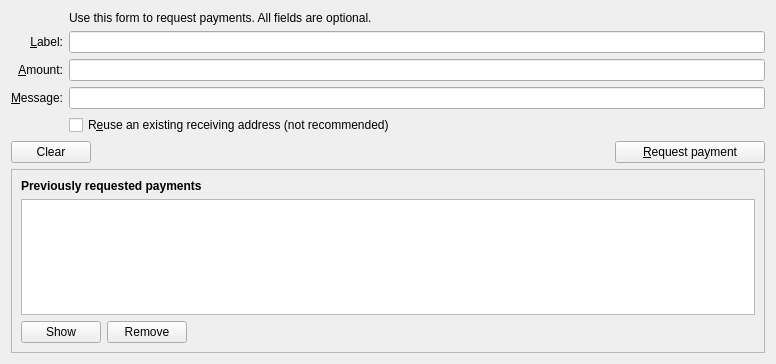
<?xml version="1.0" encoding="UTF-8"?>
<ui version="4.0">
 <class>ReceiveCoinsDialog</class>
 <widget class="QWidget" name="ReceiveCoinsDialog">
  <property name="geometry">
   <rect>
    <x>0</x>
    <y>0</y>
    <width>776</width>
    <height>364</height>
   </rect>
  </property>
  <layout class="QVBoxLayout" name="verticalLayout">
   <item>
    <layout class="QGridLayout" name="gridLayout">
     <item row="7" column="2">
      <widget class="QCheckBox" name="reuseAddress">
       <property name="toolTip">
        <string>Reuse one of the previously used receiving addresses. Reusing addresses has security and privacy issues. Do not use this unless re-generating a payment request made before.</string>
       </property>
       <property name="text">
        <string>R&amp;euse an existing receiving address (not recommended)</string>
       </property>
      </widget>
     </item>
     <item row="7" column="0">
      <widget class="QLabel" name="label_4">
       <property name="text">
        <string/>
       </property>
      </widget>
     </item>
     <item row="6" column="0">
      <widget class="QLabel" name="label_3">
       <property name="text">
        <string>&amp;Message:</string>
       </property>
       <property name="alignment">
        <set>Qt::AlignRight|Qt::AlignTrailing|Qt::AlignVCenter</set>
       </property>
       <property name="buddy">
        <cstring>reqMessage</cstring>
       </property>
      </widget>
     </item>
     <item row="4" column="2">
      <widget class="QLineEdit" name="reqLabel">
       <property name="toolTip">
        <string>The label to associate with the new receiving address</string>
       </property>
      </widget>
     </item>
     <item row="6" column="2">
      <widget class="QLineEdit" name="reqMessage">
       <property name="toolTip">
        <string>The message to attach to payment request</string>
       </property>
      </widget>
     </item>
     <item row="2" column="2">
      <widget class="QLabel" name="label_5">
       <property name="text">
        <string>Use this form to request payments. All fields are optional.</string>
       </property>
      </widget>
     </item>
     <item row="4" column="0">
      <widget class="QLabel" name="label_2">
       <property name="text">
        <string>&amp;Label:</string>
       </property>
       <property name="alignment">
        <set>Qt::AlignRight|Qt::AlignTrailing|Qt::AlignVCenter</set>
       </property>
       <property name="buddy">
        <cstring>reqLabel</cstring>
       </property>
      </widget>
     </item>
     <item row="5" column="0">
      <widget class="QLabel" name="label">
       <property name="text">
        <string>&amp;Amount:</string>
       </property>
       <property name="alignment">
        <set>Qt::AlignRight|Qt::AlignTrailing|Qt::AlignVCenter</set>
       </property>
       <property name="buddy">
        <cstring>reqAmount</cstring>
       </property>
      </widget>
     </item>
     <item row="5" column="2">
      <widget class="StorecoinAmountField" name="reqAmount">
       <property name="minimumSize">
        <size>
         <width>80</width>
         <height>0</height>
        </size>
       </property>
       <property name="toolTip">
        <string>The amount to request</string>
       </property>
      </widget>
     </item>
    </layout>
   </item>
   <item>
    <layout class="QHBoxLayout" name="horizontalLayout">
     <item>
      <widget class="QPushButton" name="clearButton">
       <property name="sizePolicy">
        <sizepolicy hsizetype="Minimum" vsizetype="Fixed">
         <horstretch>0</horstretch>
         <verstretch>0</verstretch>
        </sizepolicy>
       </property>
       <property name="toolTip">
        <string>Clear all fields of the form.</string>
       </property>
       <property name="text">
        <string>Clear</string>
       </property>
       <property name="icon">
        <iconset resource="../storecoin.qrc">
         <normaloff>:/icons/remove</normaloff>:/icons/remove</iconset>
       </property>
       <property name="autoRepeatDelay">
        <number>300</number>
       </property>
       <property name="autoDefault">
        <bool>false</bool>
       </property>
      </widget>
     </item>
     <item>
      <spacer name="horizontalSpacer">
       <property name="orientation">
        <enum>Qt::Horizontal</enum>
       </property>
       <property name="sizeHint" stdset="0">
        <size>
         <width>40</width>
         <height>20</height>
        </size>
       </property>
      </spacer>
     </item>
     <item>
      <widget class="QPushButton" name="receiveButton">
       <property name="minimumSize">
        <size>
         <width>150</width>
         <height>0</height>
        </size>
       </property>
       <property name="text">
        <string>&amp;Request payment</string>
       </property>
       <property name="icon">
        <iconset resource="../storecoin.qrc">
         <normaloff>:/icons/receiving_addresses</normaloff>:/icons/receiving_addresses</iconset>
       </property>
      </widget>
     </item>
    </layout>
   </item>
   <item>
    <spacer name="verticalSpacer_2">
     <property name="orientation">
      <enum>Qt::Vertical</enum>
     </property>
     <property name="sizeHint" stdset="0">
      <size>
       <width>20</width>
       <height>40</height>
      </size>
     </property>
    </spacer>
   </item>
   <item>
    <widget class="QFrame" name="frame">
     <property name="sizePolicy">
      <sizepolicy hsizetype="Preferred" vsizetype="Expanding">
       <horstretch>0</horstretch>
       <verstretch>0</verstretch>
      </sizepolicy>
     </property>
     <property name="frameShape">
      <enum>QFrame::StyledPanel</enum>
     </property>
     <property name="frameShadow">
      <enum>QFrame::Raised</enum>
     </property>
     <layout class="QVBoxLayout" name="verticalLayout_2">
      <item>
       <widget class="QLabel" name="label_6">
        <property name="font">
         <font>
          <weight>75</weight>
          <bold>true</bold>
         </font>
        </property>
        <property name="text">
         <string>Previously requested payments</string>
        </property>
       </widget>
      </item>
      <item>
       <widget class="QTableView" name="recentRequestsView"/>
      </item>
      <item>
       <layout class="QHBoxLayout" name="horizontalLayout_2">
        <item>
         <widget class="QPushButton" name="showRequestButton">
          <property name="toolTip">
           <string>Show the selected request (does the same as double clicking an entry)</string>
          </property>
          <property name="text">
           <string>Show</string>
          </property>
          <property name="icon">
           <iconset resource="../storecoin.qrc">
            <normaloff>:/icons/edit</normaloff>:/icons/edit</iconset>
          </property>
         </widget>
        </item>
        <item>
         <widget class="QPushButton" name="removeRequestButton">
          <property name="toolTip">
           <string>Remove the selected entries from the list</string>
          </property>
          <property name="text">
           <string>Remove</string>
          </property>
          <property name="icon">
           <iconset resource="../storecoin.qrc">
            <normaloff>:/icons/remove</normaloff>:/icons/remove</iconset>
          </property>
         </widget>
        </item>
        <item>
         <spacer name="horizontalSpacer_2">
          <property name="orientation">
           <enum>Qt::Horizontal</enum>
          </property>
          <property name="sizeHint" stdset="0">
           <size>
            <width>40</width>
            <height>20</height>
           </size>
          </property>
         </spacer>
        </item>
       </layout>
      </item>
     </layout>
    </widget>
   </item>
  </layout>
 </widget>
 <customwidgets>
  <customwidget>
   <class>StorecoinAmountField</class>
   <extends>QLineEdit</extends>
   <header>storecoinamountfield.h</header>
  </customwidget>
 </customwidgets>
 <tabstops>
  <tabstop>reqLabel</tabstop>
  <tabstop>reqAmount</tabstop>
  <tabstop>reqMessage</tabstop>
  <tabstop>reuseAddress</tabstop>
  <tabstop>clearButton</tabstop>
  <tabstop>receiveButton</tabstop>
  <tabstop>recentRequestsView</tabstop>
  <tabstop>showRequestButton</tabstop>
  <tabstop>removeRequestButton</tabstop>
 </tabstops>
 <resources>
  <include location="../storecoin.qrc"/>
 </resources>
 <connections/>
</ui>
